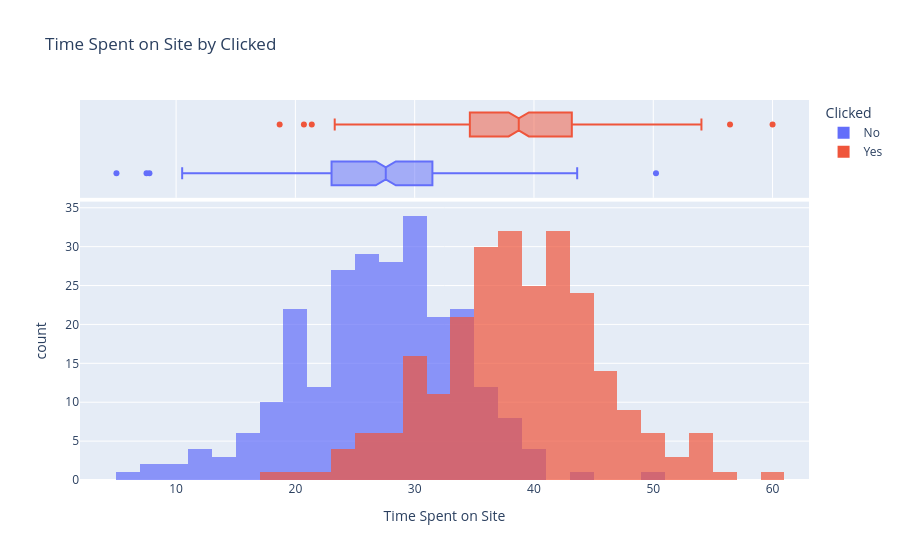

Notebook code cell kept with this figure:
### Markdown cell above
#### 3.3 Features vs target

### Code cell
fig = px.histogram(df_plot, x='Time Spent on Site', color='Clicked', marginal='box',
                   barmode='overlay', opacity=0.7, color_discrete_map=color_map,
                   title='Time Spent on Site by Clicked')
fig.show()

### Figure 1 — Plotly figure (JSON) as saved in the notebook; plotly's stock layout.template omitted (floating-point values rounded to 4 significant figures; data arrays with more than 128 entries replaced by an {"elided": "..."} marker saying what was removed)
{"data": [{"bingroup": "x", "hovertemplate": "Clicked=No<br>Time Spent on Site=%{x}<br>count=%{y}<extra></extra>", "legendgroup": "No", "marker": {"color": "#636EFA", "opacity": 0.7, "pattern": {"shape": ""}}, "name": "No", "orientation": "v", "showlegend": true, "type": "histogram", "x": {"elided": "249 float values"}, "xaxis": "x", "yaxis": "y"}, {"hovertemplate": "Clicked=No<br>Time Spent on Site=%{x}<extra></extra>", "legendgroup": "No", "marker": {"color": "#636EFA"}, "name": "No", "notched": true, "showlegend": false, "type": "box", "x": {"elided": "249 float values"}, "xaxis": "x2", "yaxis": "y2"}, {"bingroup": "x", "hovertemplate": "Clicked=Yes<br>Time Spent on Site=%{x}<br>count=%{y}<extra></extra>", "legendgroup": "Yes", "marker": {"color": "#EF553B", "opacity": 0.7, "pattern": {"shape": ""}}, "name": "Yes", "orientation": "v", "showlegend": true, "type": "histogram", "x": {"elided": "250 float values"}, "xaxis": "x", "yaxis": "y"}, {"hovertemplate": "Clicked=Yes<br>Time Spent on Site=%{x}<extra></extra>", "legendgroup": "Yes", "marker": {"color": "#EF553B"}, "name": "Yes", "notched": true, "showlegend": false, "type": "box", "x": {"elided": "250 float values"}, "xaxis": "x2", "yaxis": "y2"}], "layout": {"barmode": "overlay", "legend": {"title": {"text": "Clicked"}, "tracegroupgap": 0}, "title": {"text": "Time Spent on Site by Clicked"}, "xaxis": {"anchor": "y", "domain": [0.0, 1.0], "title": {"text": "Time Spent on Site"}}, "xaxis2": {"anchor": "y2", "domain": [0.0, 1.0], "matches": "x", "showgrid": true, "showticklabels": false}, "yaxis": {"anchor": "x", "domain": [0.0, 0.7326], "title": {"text": "count"}}, "yaxis2": {"anchor": "x2", "domain": [0.7426, 1.0], "matches": "y2", "showgrid": false, "showline": false, "showticklabels": false, "ticks": ""}}}
